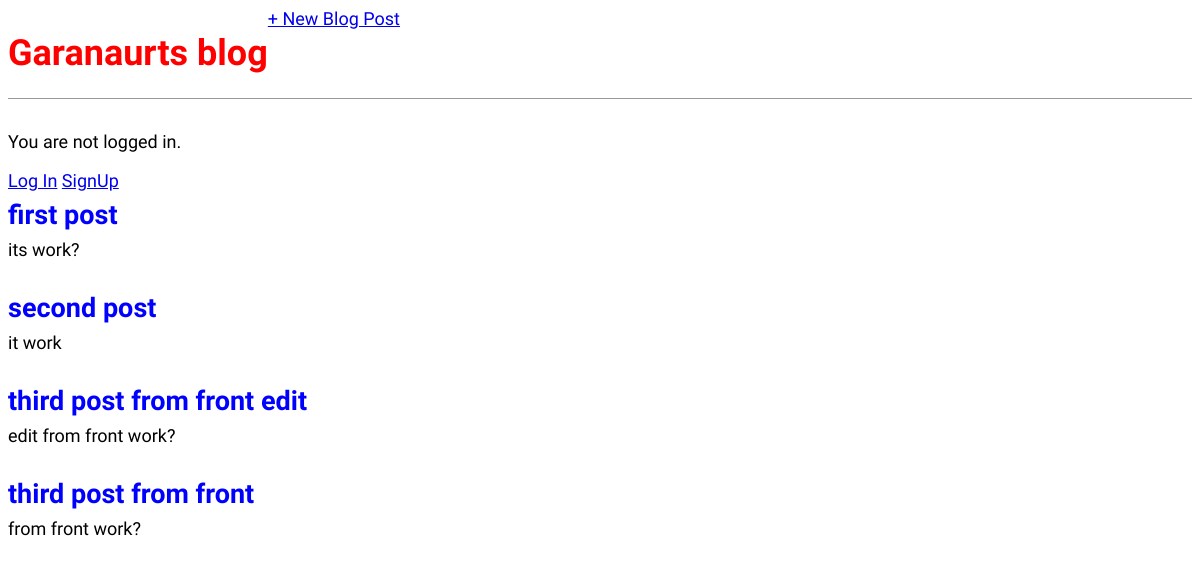
/, run on an earlier commit of the app's database.
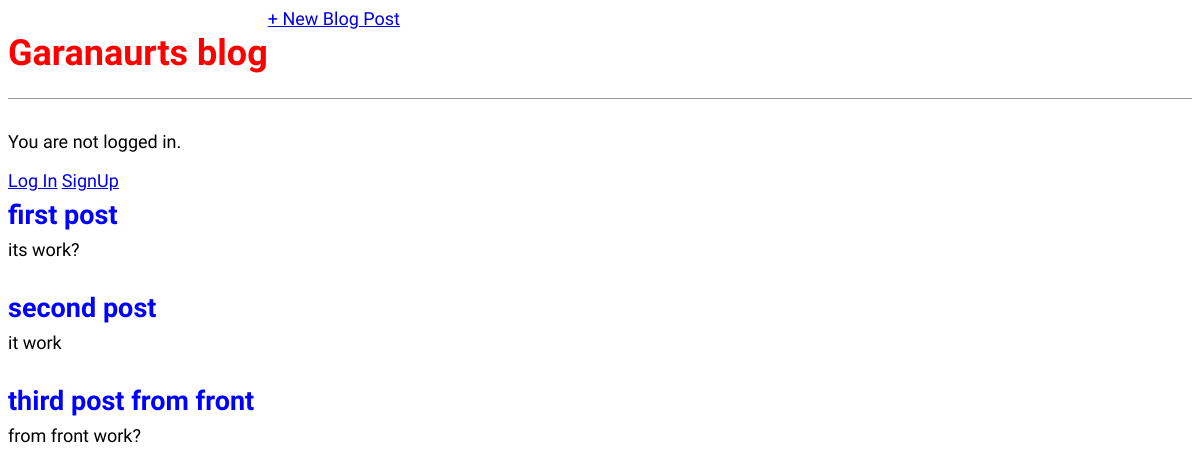
And on a later commit of the database.
### pages/models.py (models this page shows, shortened)
class Post(models.Model):
    title = models.CharField(max_length=200)
    author = models.ForeignKey('auth.User',on_delete=models.CASCADE,)
    body = models.TextField()

### pages/views.py (the view)
# urls.py: path('', BlogListView.as_view(), name='home'),
class BlogListView(ListView):
    model = Post
    template_name = 'home.html'

### templates/home.html (shortened to what this page needs)
<!DOCTYPE html>
<html lang="en">
<head>
</head>
<body>
    {% extends 'base.html' %}
    {% block content %}
      {% for post in object_list %}
        <div class="post-entry">
          <h2><a href="{% url 'post_detail' post.pk %}">{{ post.title }}</a></h2>
          <p>{{ post.body }}</p>
        </div>
      {% endfor %}
    {% endblock content %}

### templates/base.html (shortened to what this page needs)
{% load static %}
<html>
  <head>
    <link href="{% static 'css/base.css' %}" rel="stylesheet">
  </head>
  <body>
    <header>
      <div>
        <h1><a href="{% url 'home' %}">Garanaurts blog</a></h1>
      </div>
      <div>
        <a href="{% url 'post_new' %}">+ New Blog Post</a>
      </div>
    </header>
    {% if user.is_authenticated %}
      <p>Hi {{ user.username }}!</p>
      <p><a href="{% url 'logout' %}">Log out</a></p>
    {% else %}
    <p>You are not logged in.</p>
      <a href="{% url 'login' %}">Log In</a>
      <a href="{% url 'signup' %}">SignUp</a>
    {% endif %}
    <div>
      {% block content %}
      {% endblock content %}
    </div>
  </body>
</html>

### static/css/base.css (style rules this page uses)
body { font-family: 'Source Sans Pro', sans-serif; font-size: 18px; }
header { border-bottom: 1px solid #999; margin-bottom: 2rem; display: flex; }
header h1 a { color: red; text-decoration: none; }
.post-entry { margin-bottom: 2rem; }
.post-entry h2 { margin: 0.5rem 0; }
.post-entry h2 a, .post-entry h2 a:visited { color: blue; text-decoration: none; }
.post-entry p { margin: 0; font-weight: 400; }

What changed in the data, as far as the page shows it:
removed Post: title "third post from front edit", body "edit from front work?"
